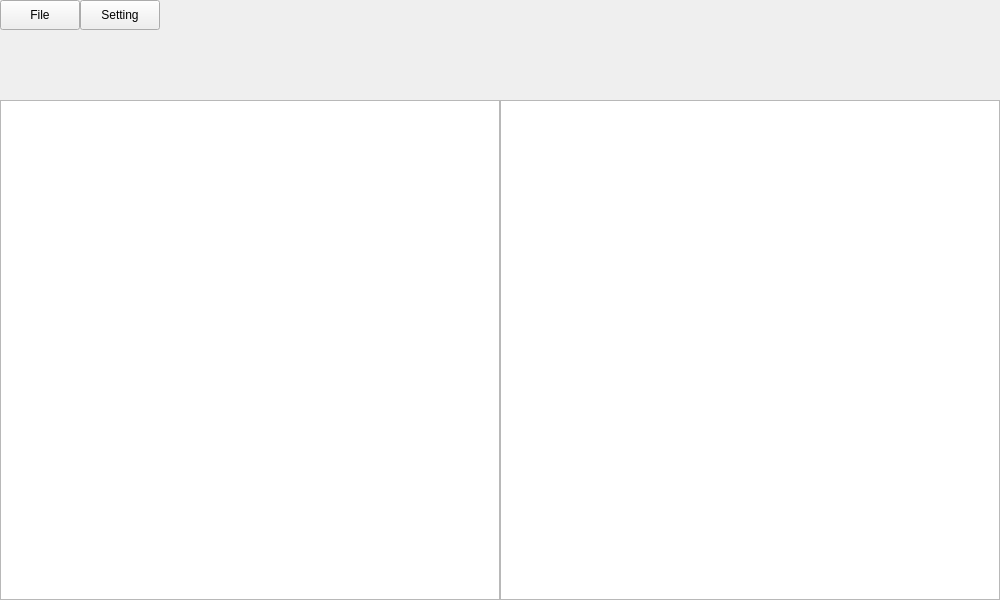
<?xml version="1.0" encoding="UTF-8"?>
<ui version="4.0">
 <class>Dialog</class>
 <widget class="QDialog" name="Dialog">
  <property name="geometry">
   <rect>
    <x>0</x>
    <y>0</y>
    <width>1000</width>
    <height>600</height>
   </rect>
  </property>
  <property name="windowTitle">
   <string>Dialog</string>
  </property>
  <widget class="QTableWidget" name="tableWidget">
   <property name="geometry">
    <rect>
     <x>0</x>
     <y>100</y>
     <width>500</width>
     <height>500</height>
    </rect>
   </property>
  </widget>
  <widget class="QTableWidget" name="tableWidget_2">
   <property name="geometry">
    <rect>
     <x>500</x>
     <y>100</y>
     <width>500</width>
     <height>500</height>
    </rect>
   </property>
  </widget>
  <widget class="QToolButton" name="toolButton">
   <property name="geometry">
    <rect>
     <x>0</x>
     <y>0</y>
     <width>80</width>
     <height>30</height>
    </rect>
   </property>
   <property name="text">
    <string>File</string>
   </property>
  </widget>
  <widget class="QToolButton" name="toolButton_2">
   <property name="geometry">
    <rect>
     <x>80</x>
     <y>0</y>
     <width>80</width>
     <height>30</height>
    </rect>
   </property>
   <property name="text">
    <string>Setting</string>
   </property>
  </widget>
 </widget>
 <resources/>
 <connections/>
</ui>
